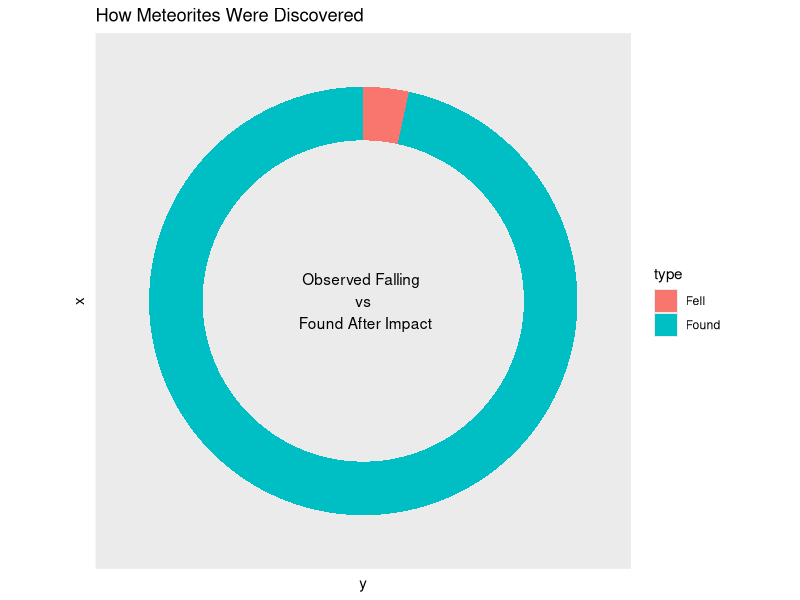

Reproduce this figure in R.
#required libraries
library(dplyr)
library(ggplot2)

dataset <- read.csv("./data/meteorite-landings.csv", stringsAsFactors = FALSE)

meteor.data <- dataset %>%
  filter(year>=860 & year<=2016) %>% # filter out weird years
  filter(reclong<=180 & reclong>=-180 & (reclat!=0 | reclong!=0)) # filter out weird locations 

#-----------------------------------------------#

found.or.fell <- meteor.data %>% 
                  select(fall) %>% 
                  group_by(fall) %>% 
                  summarize(count = n())

colnames(found.or.fell) <- c("type", "count")

found.or.fell$fraction <- found.or.fell$count / sum(found.or.fell$count)
found.or.fell <- found.or.fell[order(found.or.fell$fraction), ]
found.or.fell$ymax <- cumsum(found.or.fell$fraction)
found.or.fell$ymin <- c(0, head(found.or.fell$ymax, n=-1))

ring.chart <- ggplot(found.or.fell, aes(fill=type, ymax=ymax, ymin=ymin, xmax=4, xmin=3)) +
     geom_rect() +
     coord_polar(theta="y") +
     xlim(c(0, 4)) +
     theme(panel.grid=element_blank()) +
     theme(axis.text=element_blank()) +
     theme(axis.ticks=element_blank()) +
     annotate("text", x = 0, y = 0, label = "Observed Falling \n vs \n Found After Impact") +
     labs(title="How Meteorites Were Discovered")

#-----------------------------------------------#


